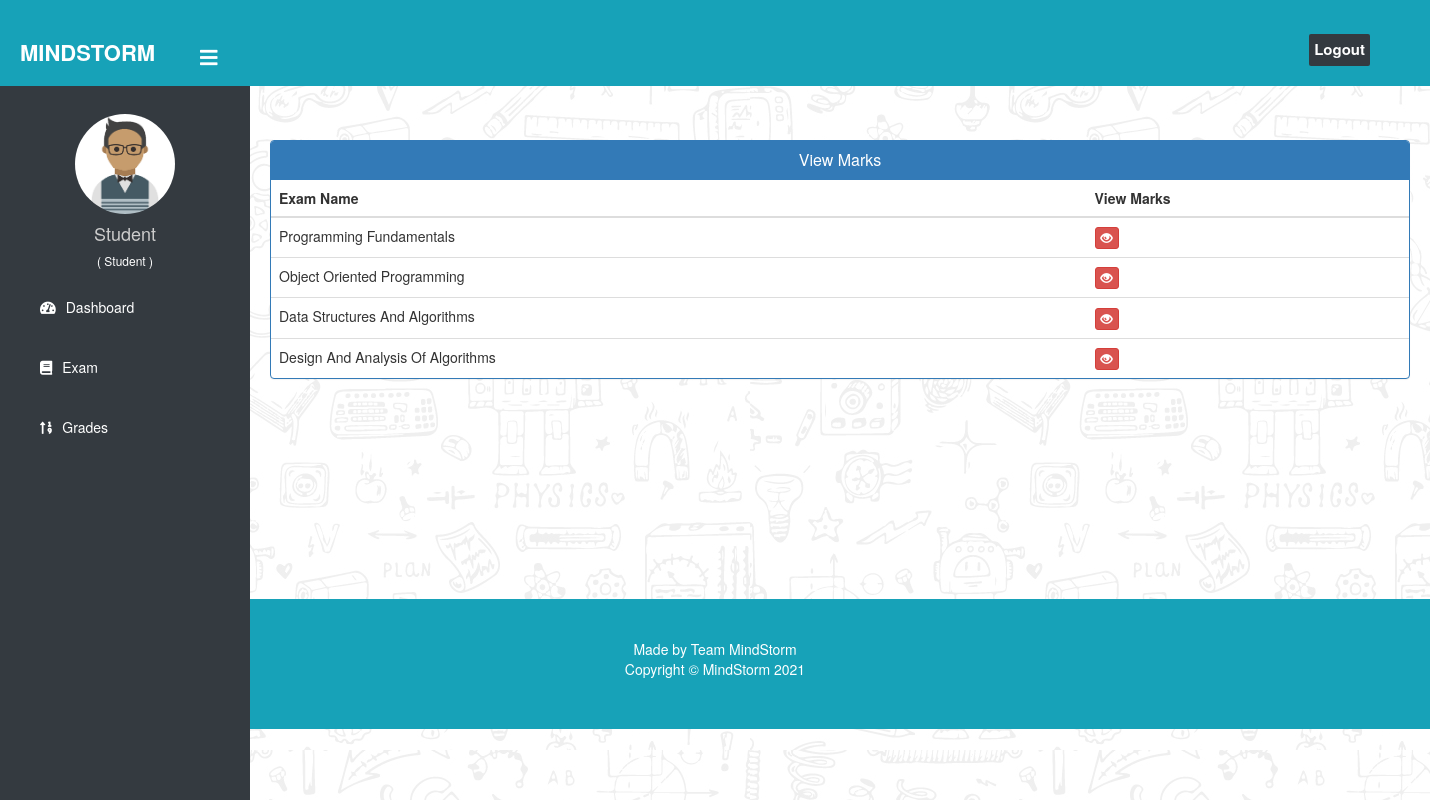
The page /student/student-marks (signed in) on the database its author committed.
### quiz/models.py (models this page shows, shortened)
class Course(models.Model):
   course_name = models.CharField(max_length=50)
   question_number = models.PositiveIntegerField()
   total_marks = models.PositiveIntegerField(default=0)

### student/views.py (the view)
# urls.py: path('student-marks', views.student_marks_view,name='student-marks'),
@login_required(login_url='studentlogin')
@user_passes_test(is_student)
def student_marks_view(request):
    courses=QMODEL.Course.objects.all()
    return render(request,'student/student_marks.html',{'courses':courses})

### student/views.py (called while the page is built)
def is_student(user):
    return user.groups.filter(name='STUDENT').exists()

### templates/student/student_marks.html (shortened to what this page needs)
{% extends 'student/studentbase.html' %}
{% block content %}
{%load static%}
<head>
  <link href="//netdna.bootstrapcdn.com/bootstrap/3.0.0/css/bootstrap.min.css" rel="stylesheet" id="bootstrap-css">
</head>
<br><br>
<div class="container">
  <div class="panel panel-primary">
    <div class="panel-heading">
      <h6 class="panel-title">View Marks</h6>
    </div>
    <table class="table table-hover" id="dev-table">
      <thead>
        <tr>
          <th>Exam Name</th>
          <th>View Marks</th>
        </tr>
      </thead>
      {% for t in courses %}
      <tr>
        <td> {{t.course_name}}</td>
        <td><a class="btn btn-danger btn-xs" href="{% url 'check-marks' t.id  %}"><span class="glyphicon glyphicon-eye-open"></span></a></td>
      </tr>
      {% endfor %}
    </table>
  </div>
</div>
<br><br><br><br><br><br><br>
{% endblock content %}

### templates/student/studentbase.html (shortened to what this page needs)
<!DOCTYPE html>
{% load static %}
<html lang="en" dir="ltr">
<head>
  <link rel="stylesheet" href="https://cdnjs.cloudflare.com/ajax/libs/font-awesome/5.12.1/css/all.min.css">
</head>
<body id="bg">
  <header>
    <label for="check">
      <i style="left: 200px;margin-top: 17px;"class="fas fa-bars" id="sidebar_btn"></i>
    </label>
    <div class="left_area">
      <h3>MindStorm</h3>
    </div>
    <div class="right_area">
      <a href="/logout" class="logout_btn btn-dark">Logout</a>
    </div>
  </header>
  <div class="sidebar">
    <center>
      <img src="{% static "image/student.png" %}" class="profile_image" alt="">
      <h4>{{request.user.first_name}}</h4>
      <h6 style="color: rgb(255, 255, 255);">( Student )</h6>
    </center>
    <a href="/student/student-dashboard"><i class="fas fa-tachometer-alt"></i><span>Dashboard</span></a>
    <a href="/student/student-exam"><i class="fas fa-book"></i><span>Exam</span></a>
    <a href="/student/student-marks"><i class="fas fa-sort-numeric-up"></i><span>Grades</span></a>
  </div>
  <div class="content">
    {% block content %}
    {% endblock content %}
  </div>
  <br><br><br>
  {% include "quiz/footer.html" %}
</body>
</html>

### templates/student/student_marks.html (style rules this page uses)
a:link { text-decoration: none; }
h6 { text-align: center; }

### rows shown on the page
Course: course_name "Programming Fundamentals"
Course: course_name "Object Oriented Programming"
Course: course_name "Data Structures And Algorithms"
Course: course_name "Design And Analysis Of Algorithms"

### other values the page prints
{{ request.user.first_name }} "Student"
